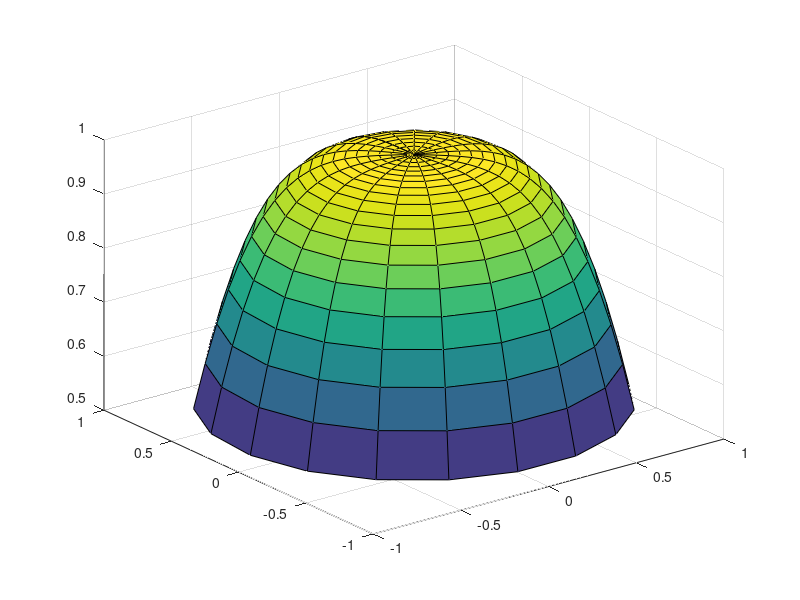

This figure's MATLAB source:
function laplace_bem2d
%LAPLACE_BEM2D 

%% Plotten
n = 20;

[phi, r] = meshgrid(linspace(0,2*pi,n), linspace(0, 1, n));

x = r.*sin(phi);
y = r.*cos(phi);

z = cos(x.^2+y.^2);

surf(x,y,z);

end

